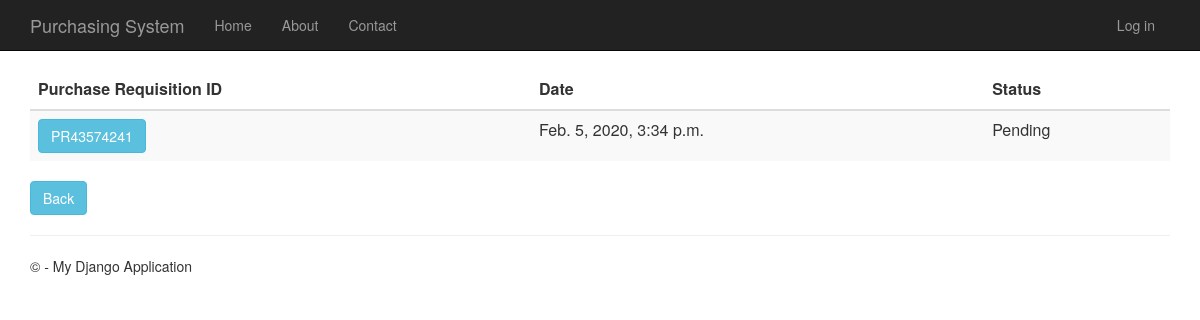
/purchaserequisitionhistory, run on the app's committed database.
### PurchaseRequisition/models.py (models this page shows)
class PurchaseRequisition(models.Model):
    pr_id= models.CharField(max_length=10, primary_key=True) #takes character
    description= models.TextField(null=True,default=None, blank=True)
    time_created= models.DateTimeField()
    total_price= models.DecimalField(max_digits=10, decimal_places=2, default=Decimal('0.00'))
    status= models.TextField(max_length=10, default="Pending")
    person_id = models.ForeignKey(Person)
    def __str__(self):
        return str(self.pr_id)

### PurchaseRequisition/views.py (the view)
# urls.py: url(r'^purchaserequisitionhistory', PurchaseRequisition.views.purchaserequisitionhistory, name="purchase_requisition_history"),
def purchaserequisitionhistory(request):
    purchase_requisitions = PurchaseRequisition.objects.all()
    print(purchase_requisitions)
    context = {
            'title':'Purchase Requisition History',
            'rows':purchase_requisitions
        }
    return render(request,'PurchaseRequisition/purchaserequisitionhistory.html',context)

### PurchaseRequisition/templates/PurchaseRequisition/purchaserequisitionhistory.html
﻿{% extends "app/layout.html" %}
{% block content %}
<div class="purchaseorderhistory margintop" action="menu" >
    <form action="purchaserequisitionhistorydetails" method="GET">
        <table class="table table-striped margintop">
          <thead>
            <tr>
              <th scope="col">Purchase Requisition ID</th>
              <th scope="col">Date</th>
              <th scope="col">Status</th>
            </tr>
          </thead>
          <tbody>
              {% for r in rows %}
            <tr>
                 <td><button type="submit" name="pr_id" value="{{r.pr_id}}" class="btn btn-info" >{{r.pr_id}}</button></td>
                 <td>{{r.time_created}}</td>
                 <td>{{r.status}}</td>
            </tr>
              {% endfor %}
          </tbody>
        </table>
    </form>
       <form action="menu">
        <div class="margintop">
            <button type="submit" class="btn btn-info" >Back</button>
        </div>
    </form>
</div>
{% endblock %}

### app/templates/app/layout.html (shortened to what this page needs)
﻿<!DOCTYPE html>
<html>
<head>
    {% load staticfiles %}
    <link rel="stylesheet" type="text/css" href="{% static 'app/content/bootstrap.min.css' %}" />
    <link rel="stylesheet" type="text/css" href="{% static 'app/content/site.css' %}" />
</head>
<body>
    <div class="navbar navbar-inverse navbar-fixed-top">
        <div class="container">
            <div class="navbar-header">
                <a href="/" class="navbar-brand">Purchasing System</a>
            </div>
            <div class="navbar-collapse collapse">
                <ul class="nav navbar-nav">
                    <li><a href="{% url 'home' %}">Home</a></li>
                    <li><a href="{% url 'about' %}">About</a></li>
                    <li><a href="{% url 'contact' %}">Contact</a></li>
                </ul>
                {% include 'app/loginpartial.html' %}
            </div>
        </div>
    </div>
    <div class="container body-content">
{% block content %}{% endblock %}
        <hr/>
        <footer>
            <p>&copy; {{ year }} - My Django Application</p>
        </footer>
    </div>
</body>
</html>

### app/templates/app/loginpartial.html
{% if user.is_authenticated %}
<form id="logoutForm" action="/logout" method="post" class="navbar-right">
    {% csrf_token %}
    <ul class="nav navbar-nav navbar-right">
        <li><span class="navbar-brand">Hello {{ user.username }}!</span></li>
        <li><a href="javascript:document.getElementById('logoutForm').submit()">Log off</a></li>
    </ul>
</form>
{% else %}
<ul class="nav navbar-nav navbar-right">
    <li><a href="{% url 'login' %}">Log in</a></li>
</ul>
{% endif %}

### app/static/app/content/site.css (style rules this page uses)
body { padding-top: 50px; padding-bottom: 20px; }
.body-content { padding-left: 15px; padding-right: 15px; }

### data on the page
PurchaseRequisition: pr_id "PR43574241", time_created "Feb. 5, 2020, 3:34 p.m.", status "Pending"
